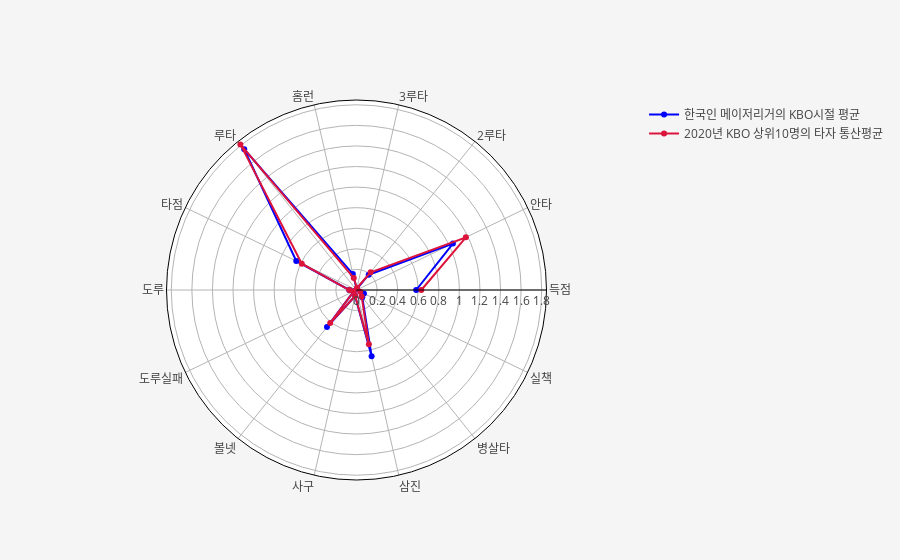

This figure's notebook cell:
### Code cell
majorleaguer_avg = []
top10_hitter_avg = []

for col in korean_majorleaguer_dict['강정호'].columns[2:]:
    if col != '타율':
        temp_majorleaguer_ls = [float(korean_majorleaguer_dict[name].iloc[korean_majorleaguer_dict[name].shape[0]-1][col])/float(korean_majorleaguer_dict[name].iloc[korean_majorleaguer_dict[name].shape[0]-1]['경기']) for name in hitter_majorleaguer['Name']]
        temp_majorleaguer_np = np.array(temp_majorleaguer_ls)
        majorleaguer_avg.append(round(temp_majorleaguer_np.mean(), 2))
    else:
        temp_majorleaguer_ls = [float(korean_majorleaguer_dict[name].iloc[korean_majorleaguer_dict[name].shape[0]-1][col]) for name in hitter_majorleaguer['Name']]
        temp_majorleaguer_np = np.array(temp_majorleaguer_ls)
        majorleaguer_avg.append(round(temp_majorleaguer_np.mean(), 2))
    
for col in top10_hitter_dict['최형우'].columns[2:]:
    if col != '타율':
        temp_top10_hitter_ls = [float(top10_hitter_dict[name].iloc[top10_hitter_dict[name].shape[0]-1][col])/float(top10_hitter_dict[name].iloc[top10_hitter_dict[name].shape[0]-1]['경기']) for name in top10_hitter_url_df['Name']]
        temp_top10_hitter_np = np.array(temp_top10_hitter_ls)
        top10_hitter_avg.append(round(temp_top10_hitter_np.mean(), 2))
    else:
        temp_top10_hitter_ls = [float(top10_hitter_dict[name].iloc[top10_hitter_dict[name].shape[0]-1][col]) for name in top10_hitter_url_df['Name']]
        temp_top10_hitter_np = np.array(temp_top10_hitter_ls)
        top10_hitter_avg.append(round(temp_top10_hitter_np.mean(), 2))

# print()    
# print(top10_hitter_dict['최형우'].columns)

theta_ = top10_hitter_dict['최형우'].columns[6:-3].to_list()
theta_.insert(len(theta_), top10_hitter_dict['최형우'].columns[-1])
r_ = top10_hitter_avg[4:-3]
r_.insert(len(r_), top10_hitter_avg[-1])

fig = go.Figure()
fig.add_trace(go.Scatterpolar(r=majorleaguer_avg[3:],
                              theta=korean_majorleaguer_dict['강정호'].columns[5:],
                              name='한국인 메이저리거의 KBO시절 평균',
                              marker_color='blue'))
fig.add_trace(go.Scatterpolar(r=r_,
                             theta=theta_,
                             name='2020년 KBO 상위10명의 타자 통산평균',
                             marker_color='crimson'))

fig.update_layout(template=None,
                  paper_bgcolor='rgb(245, 245, 245)',
                  polar=dict(radialaxis=dict(visible=True, linewidth=1, linecolor='Black', ticks=''),
                            angularaxis=dict(showline=True, linewidth=1, linecolor='black', ticks='')))
fig.show()

### Figure 1 — Plotly figure (JSON) as saved in the notebook; plotly's stock layout.template omitted (floating-point values rounded to 4 significant figures)
{"data": [{"marker": {"color": "blue"}, "name": "한국인 메이저리거의 KBO시절 평균", "r": [0.58, 1.04, 0.19, 0.01, 0.16, 1.75, 0.65, 0.07, 0.03, 0.46, 0.06, 0.66, 0.09, 0.08], "theta": ["득점", "안타", "2루타", "3루타", "홈런", "루타", "타점", "도루", "도루실패", "볼넷", "사구", "삼진", "병살타", "실책"], "type": "scatterpolar"}, {"marker": {"color": "crimson"}, "name": "2020년 KBO 상위10명의 타자 통산평균", "r": [0.63, 1.18, 0.22, 0.02, 0.12, 1.81, 0.59, 0.07, 0.03, 0.41, 0.06, 0.54, 0.08, 0.04], "theta": ["득점", "안타", "2루타", "3루타", "홈런", "루타", "타점", "도루", "도루실패", "볼넷", "사구", "삼진", "병살타", "실책"], "type": "scatterpolar"}], "layout": {"paper_bgcolor": "rgb(245, 245, 245)", "polar": {"angularaxis": {"linecolor": "black", "linewidth": 1, "showline": true, "ticks": ""}, "radialaxis": {"linecolor": "Black", "linewidth": 1, "ticks": "", "visible": true}}}}
